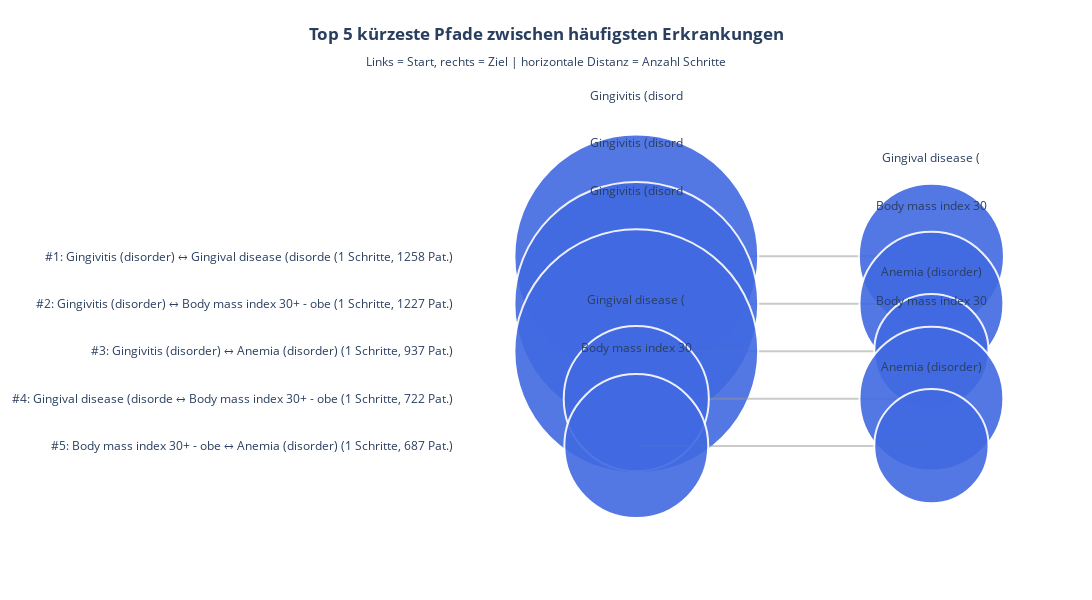

The cell this chart's notebook holds for it:
### Markdown cell above
## Schritt 5: Top 10 Kürzeste Pfade zwischen Schlüssel-Erkrankungen

**Was ist ein kürzester Pfad?** Die direkteste Verbindung zwischen zwei Erkrankungen über gemeinsame Komorbiditäten. Zeigt, über welche "Brücken-Erkrankungen" Patienten von einer Erkrankung zur anderen gelangen können.

**Medizinische Bedeutung:** Kürzeste Pfade zwischen häufigen Erkrankungen zeigen wichtige klinische Zusammenhänge. Ein kurzer Pfad (z.B. 1-2 Schritte) bedeutet eine starke Verbindung, ein langer Pfad (5+ Schritte) eine schwächere. Die Analyse hilft, Risikoketten zu verstehen.

**Diese Analyse:** Wir finden die 10 kürzesten Pfade zwischen den häufigsten Erkrankungen (Top 20 nach Prävalenz) und visualisieren sie mit Kontext.

### Code cell
# Finde Top 20 Erkrankungen nach Prävalenz
top_diseases = sorted(G.nodes(), key=lambda x: G.nodes[x]['prevalence'], reverse=True)[:20]

print("\nTop 20 Erkrankungen nach Prävalenz:")
for i, node in enumerate(top_diseases[:10], 1):
    name = G.nodes[node]['name']
    prev = G.nodes[node]['prevalence']
    print(f"   {i:2d}. {name[:50]:50s} ({prev:4d} Patienten)")
print("   ... (Top 11-20 nicht angezeigt)")

# Berechne kürzeste Pfade zwischen allen Top-20-Paaren
print("\nBerechne kürzeste Pfade zwischen Top-20-Erkrankungen...")
shortest_paths = []

for i, source in enumerate(top_diseases):
    for target in top_diseases[i+1:]:  # Vermeide Duplikate
        try:
            path = nx.shortest_path(G, source, target)
            path_length = len(path) - 1
            
            # Berechne Gesamtgewicht des Pfades (Summe der Kantengewichte)
            total_weight = sum(G[path[j]][path[j+1]]['weight'] for j in range(len(path)-1))
            
            shortest_paths.append({
                'source': source,
                'target': target,
                'path': path,
                'length': path_length,
                'total_weight': total_weight
            })
        except nx.NetworkXNoPath:
            continue  # Kein Pfad vorhanden

# Sortiere nach Pfadlänge (kürzeste zuerst), dann nach Gewicht (stärkste zuerst)
shortest_paths.sort(key=lambda x: (x['length'], -x['total_weight']))

# Zeige Top 10 kürzeste Pfade
top_10_paths = shortest_paths[:10]

if "top_10_paths" not in globals():
    raise RuntimeError("⚠️ Variable 'top_10_paths' nicht gefunden – bitte zuerst Schritt 5 ausführen.")

top_paths = top_10_paths[:5]

print("\nInteraktive Visualisierung der Top 5 kürzesten Pfade...\n")

fig = go.Figure()

y_vals = []
y_labels = []

for idx, path_info in enumerate(top_paths):
    path = path_info["path"]
    length = path_info["length"]
    total_weight = path_info["total_weight"]
    
    source_name = G.nodes[path_info["source"]]["name"]
    target_name = G.nodes[path_info["target"]]["name"]
    
    # Eine Zeile pro Pfad (Lane)
    y = -idx  # einfach unterschiedliche Y-Werte
    y_vals.append(y)
    y_labels.append(
        f"#{idx+1}: {source_name[:25]} ↔ {target_name[:25]} "
        f"({length} Schritte, {total_weight:.0f} Pat.)"
    )
    
    # Positionen der Knoten entlang der X-Achse
    xs = list(range(len(path)))
    ys = [y] * len(path)
    
    # Kanten (zwischen aufeinanderfolgenden Knoten)
    edge_x, edge_y = [], []
    for j in range(len(path) - 1):
        edge_x += [xs[j], xs[j+1], None]
        edge_y += [ys[j], ys[j+1], None]
    
    fig.add_trace(go.Scatter(
        x=edge_x,
        y=edge_y,
        mode="lines",
        line=dict(width=2, color="rgba(150,150,150,0.5)"),
        hoverinfo="none",
        showlegend=False
    ))
    
    # Knoten mit Hover-Infos
    node_x, node_y, node_text, node_hover, node_size = [], [], [], [], []
    
    for j, n in enumerate(path):
        data = G.nodes[n]
        name       = data.get("name", str(n))
        prevalence = data.get("prevalence", 0)
        pagerank   = data.get("pageRank", 0.0)
        community  = data.get("communityId", "n/a")
        degree     = G.degree(n)
        
        node_x.append(xs[j])
        node_y.append(ys[j])
        node_text.append(name[:18])  # kurzer Label im Plot
        
        node_hover.append(
            f"<b>{name}</b><br>"
            f"Prävalenz: {prevalence} Patienten<br>"
            f"PageRank: {pagerank:.4f}<br>"
            f"Komorbiditäten (Grad): {degree}<br>"
            f"Community: {community}"
        )
        
        node_size.append(12 + prevalence / 10)  # sanfte Skalierung
    
    fig.add_trace(go.Scatter(
        x=node_x,
        y=node_y,
        mode="markers+text",
        text=node_text,
        textposition="top center",
        hovertext=node_hover,
        hoverinfo="text",
        marker=dict(
            size=node_size,
            color="royalblue",
            line=dict(width=2, color="white"),
            opacity=0.9
        ),
        showlegend=False
    ))

# Layout anpassen
fig.update_layout(
    title=dict(
        text=(
            "<b>Top 5 kürzeste Pfade zwischen häufigsten Erkrankungen</b><br>"
            "<sub>Links = Start, rechts = Ziel | horizontale Distanz = Anzahl Schritte</sub>"
        ),
        x=0.5,
        xanchor="center"
    ),
    xaxis=dict(
        showgrid=False,
        zeroline=False,
        showticklabels=False
    ),
    yaxis=dict(
        showgrid=False,
        zeroline=False,
        tickmode="array",
        tickvals=y_vals,
        ticktext=y_labels
    ),
    plot_bgcolor="white",
    width=1100,
    height=600,
    margin=dict(l=220, r=40, t=80, b=40),  # Platz links für die Pfad-Beschriftung
)

fig.show()

print("ℹHinweis:")
print("   • Jede horizontale Zeile ist ein Pfad zwischen zwei häufigen Erkrankungen.")
print("   • Knoten-Größe ~ Prävalenz, bei Hover: Details zur jeweiligen Erkrankung.")
print("   • Je mehr Zwischenknoten, desto länger die 'Risikokette'.")

### Figure 1 — Plotly figure (JSON) as saved in the notebook; plotly's stock layout.template omitted (floating-point values rounded to 4 significant figures)
{"data": [{"hoverinfo": "none", "line": {"color": "rgba(150,150,150,0.5)", "width": 2}, "mode": "lines", "showlegend": false, "type": "scatter", "x": [0, 1, null], "y": [0, 0, null]}, {"hoverinfo": "text", "hovertext": ["<b>Gingivitis (disorder)</b><br>Prävalenz: 2318 Patienten<br>PageRank: 14.2561<br>Komorbiditäten (Grad): 157<br>Community: 8", "<b>Gingival disease (disorder)</b><br>Prävalenz: 1331 Patienten<br>PageRank: 8.9608<br>Komorbiditäten (Grad): 144<br>Community: 8"], "marker": {"color": "royalblue", "line": {"color": "white", "width": 2}, "opacity": 0.9, "size": [243.8, 145.1]}, "mode": "markers+text", "showlegend": false, "text": ["Gingivitis (disord", "Gingival disease ("], "textposition": "top center", "type": "scatter", "x": [0, 1], "y": [0, 0]}, {"hoverinfo": "none", "line": {"color": "rgba(150,150,150,0.5)", "width": 2}, "mode": "lines", "showlegend": false, "type": "scatter", "x": [0, 1, null], "y": [-1, -1, null]}, {"hoverinfo": "text", "hovertext": ["<b>Gingivitis (disorder)</b><br>Prävalenz: 2318 Patienten<br>PageRank: 14.2561<br>Komorbiditäten (Grad): 157<br>Community: 8", "<b>Body mass index 30+ - obesity (finding)</b><br>Prävalenz: 1319 Patienten<br>PageRank: 9.3527<br>Komorbiditäten (Grad): 140<br>Community: 8"], "marker": {"color": "royalblue", "line": {"color": "white", "width": 2}, "opacity": 0.9, "size": [243.8, 143.9]}, "mode": "markers+text", "showlegend": false, "text": ["Gingivitis (disord", "Body mass index 30"], "textposition": "top center", "type": "scatter", "x": [0, 1], "y": [-1, -1]}, {"hoverinfo": "none", "line": {"color": "rgba(150,150,150,0.5)", "width": 2}, "mode": "lines", "showlegend": false, "type": "scatter", "x": [0, 1, null], "y": [-2, -2, null]}, {"hoverinfo": "text", "hovertext": ["<b>Gingivitis (disorder)</b><br>Prävalenz: 2318 Patienten<br>PageRank: 14.2561<br>Komorbiditäten (Grad): 157<br>Community: 8", "<b>Anemia (disorder)</b><br>Prävalenz: 1023 Patienten<br>PageRank: 7.5112<br>Komorbiditäten (Grad): 141<br>Community: 8"], "marker": {"color": "royalblue", "line": {"color": "white", "width": 2}, "opacity": 0.9, "size": [243.8, 114.3]}, "mode": "markers+text", "showlegend": false, "text": ["Gingivitis (disord", "Anemia (disorder)"], "textposition": "top center", "type": "scatter", "x": [0, 1], "y": [-2, -2]}, {"hoverinfo": "none", "line": {"color": "rgba(150,150,150,0.5)", "width": 2}, "mode": "lines", "showlegend": false, "type": "scatter", "x": [0, 1, null], "y": [-3, -3, null]}, {"hoverinfo": "text", "hovertext": ["<b>Gingival disease (disorder)</b><br>Prävalenz: 1331 Patienten<br>PageRank: 8.9608<br>Komorbiditäten (Grad): 144<br>Community: 8", "<b>Body mass index 30+ - obesity (finding)</b><br>Prävalenz: 1319 Patienten<br>PageRank: 9.3527<br>Komorbiditäten (Grad): 140<br>Community: 8"], "marker": {"color": "royalblue", "line": {"color": "white", "width": 2}, "opacity": 0.9, "size": [145.1, 143.9]}, "mode": "markers+text", "showlegend": false, "text": ["Gingival disease (", "Body mass index 30"], "textposition": "top center", "type": "scatter", "x": [0, 1], "y": [-3, -3]}, {"hoverinfo": "none", "line": {"color": "rgba(150,150,150,0.5)", "width": 2}, "mode": "lines", "showlegend": false, "type": "scatter", "x": [0, 1, null], "y": [-4, -4, null]}, {"hoverinfo": "text", "hovertext": ["<b>Body mass index 30+ - obesity (finding)</b><br>Prävalenz: 1319 Patienten<br>PageRank: 9.3527<br>Komorbiditäten (Grad): 140<br>Community: 8", "<b>Anemia (disorder)</b><br>Prävalenz: 1023 Patienten<br>PageRank: 7.5112<br>Komorbiditäten (Grad): 141<br>Community: 8"], "marker": {"color": "royalblue", "line": {"color": "white", "width": 2}, "opacity": 0.9, "size": [143.9, 114.3]}, "mode": "markers+text", "showlegend": false, "text": ["Body mass index 30", "Anemia (disorder)"], "textposition": "top center", "type": "scatter", "x": [0, 1], "y": [-4, -4]}], "layout": {"height": 600, "margin": {"b": 40, "l": 220, "r": 40, "t": 80}, "plot_bgcolor": "white", "title": {"text": "<b>Top 5 kürzeste Pfade zwischen häufigsten Erkrankungen</b><br><sub>Links = Start, rechts = Ziel | horizontale Distanz = Anzahl Schritte</sub>", "x": 0.5, "xanchor": "center"}, "width": 1100, "xaxis": {"autorange": true, "range": [-0.6058, 1.401], "showgrid": false, "showticklabels": false, "type": "linear", "zeroline": false}, "yaxis": {"autorange": true, "range": [-6.403, 3.719], "showgrid": false, "tickmode": "array", "ticktext": ["#1: Gingivitis (disorder) ↔ Gingival disease (disorde (1 Schritte, 1258 Pat.)", "#2: Gingivitis (disorder) ↔ Body mass index 30+ - obe (1 Schritte, 1227 Pat.)", "#3: Gingivitis (disorder) ↔ Anemia (disorder) (1 Schritte, 937 Pat.)", "#4: Gingival disease (disorde ↔ Body mass index 30+ - obe (1 Schritte, 722 Pat.)", "#5: Body mass index 30+ - obe ↔ Anemia (disorder) (1 Schritte, 687 Pat.)"], "tickvals": [0, -1, -2, -3, -4], "type": "linear", "zeroline": false}}}
